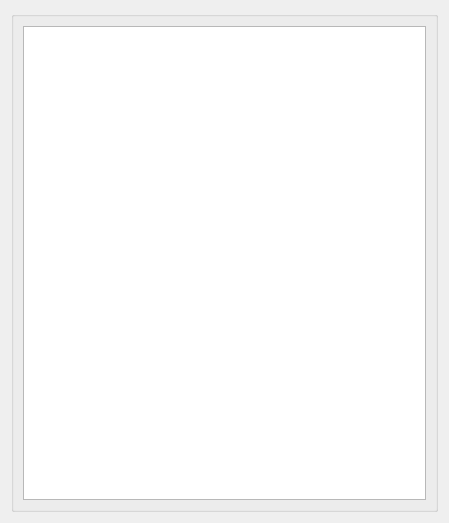
<?xml version="1.0" encoding="UTF-8"?>
<ui version="4.0">
 <class>FormTableName</class>
 <widget class="QWidget" name="FormTableName">
  <property name="geometry">
   <rect>
    <x>0</x>
    <y>0</y>
    <width>449</width>
    <height>523</height>
   </rect>
  </property>
  <property name="windowTitle">
   <string>Form</string>
  </property>
  <layout class="QVBoxLayout" name="verticalLayout_2">
   <item>
    <widget class="QGroupBox" name="groupBox">
     <property name="title">
      <string/>
     </property>
     <layout class="QVBoxLayout" name="verticalLayout">
      <item>
       <widget class="QListWidget" name="lw_tableName"/>
      </item>
     </layout>
    </widget>
   </item>
  </layout>
 </widget>
 <resources/>
 <connections/>
</ui>
